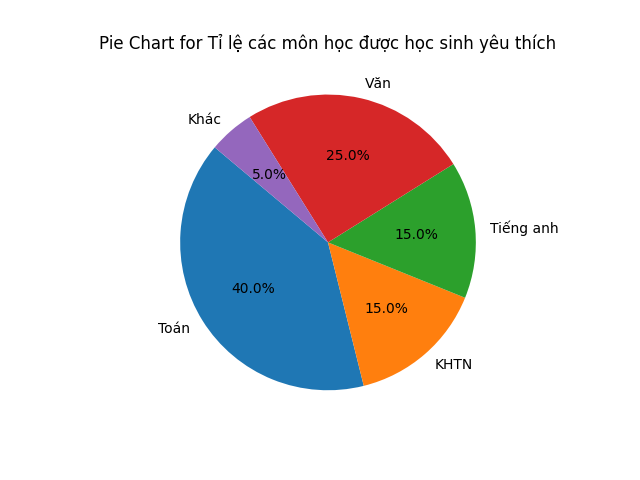

Generate this figure with Python:
import pandas as pd
import matplotlib.pyplot as plt

file_path = './Lop8/Thong ke/Data lop 8.xlsx'

# Load the Excel file
excel_data = pd.ExcelFile(file_path)

# Select the appropriate sheet by its name or index
sheet_name = excel_data.sheet_names[2]

# Read the sheet into a DataFrame without assuming a header
df = pd.read_excel(file_path, sheet_name=sheet_name, header=None)

sheet_name = df.iloc[0, 0]
df = df.drop([0]).reset_index(drop=True)

# Ensure the DataFrame has at least two rows and multiple columns
if df.shape[0] < 2 or df.shape[1] < 2:
    print("The data does not have enough rows or columns.")
else:
    # Extract labels and values from the first and second rows respectively
    labels = df.iloc[0, 1:]  # Skip the first column which is just a label
    values = df.iloc[1, 1:].apply(lambda x: float(str(x).strip('%')))  # Convert percentages to float

    # Create the pie chart
    plt.figure()
    plt.pie(values, labels=labels, autopct='%1.1f%%', startangle=140)
    plt.title(f'Pie Chart for {sheet_name}')
    plt.show()
